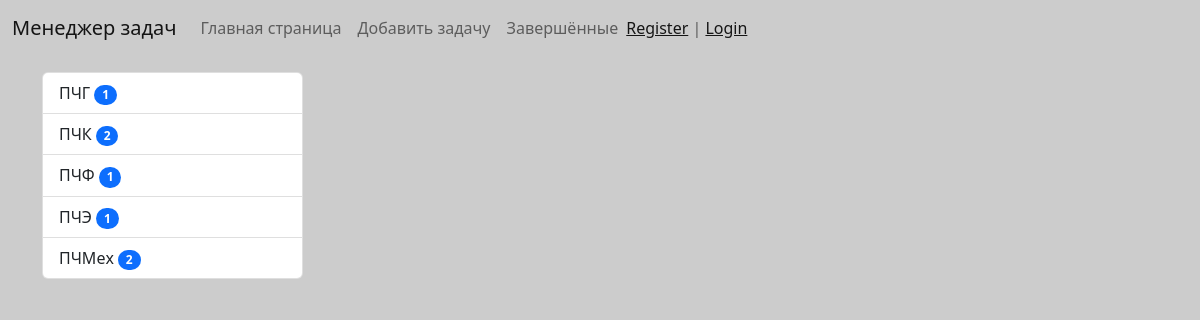
Page /executor/7/ on the earlier database version.
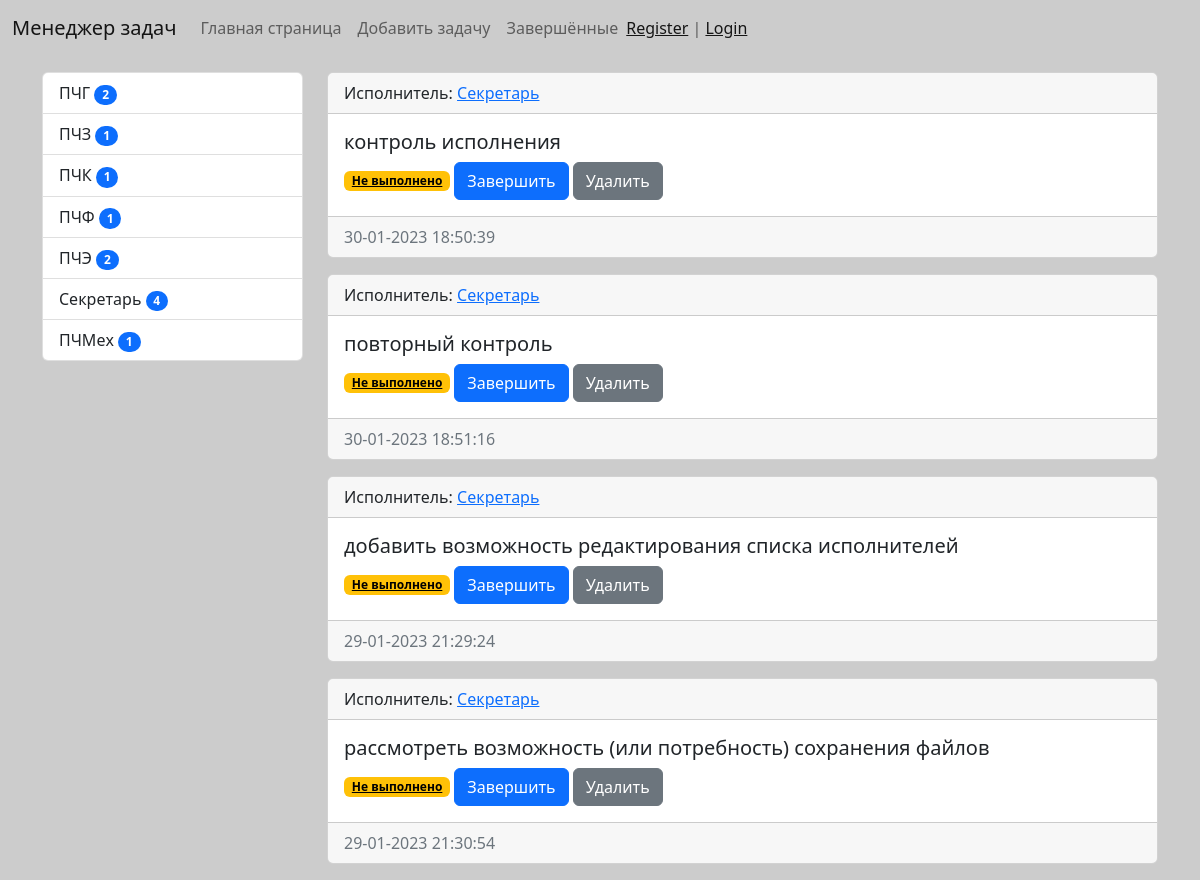
Same page on the later database version.
### secretary/models.py (models this page shows, shortened)
class Executor(models.Model):
    title = models.CharField(max_length=50, db_index=True, verbose_name='Исполнитель')
    def get_absolute_url(self):
        return reverse('executor', kwargs={'executor_id': self.pk})
    def __str__(self):
        return self.title
    class Meta:
        verbose_name = 'Исполнитель'
        verbose_name_plural = 'Исполнители'
        ordering = ['title']

class ToDo(models.Model):
    title = models.CharField('Задача', max_length=500)
    created_at = models.DateTimeField('Выдана', auto_now=True)
    executor = models.ForeignKey('Executor', on_delete=models.PROTECT, verbose_name='Исполнитель')
    period_of_execution = models.DateField('Срок(дата) исполнения')
    is_complete = models.BooleanField('Исполнено', default=False)
    class Meta:
        verbose_name = 'Задача'
        verbose_name_plural = 'Задачи'
        ordering = ['period_of_execution']

### secretary/views.py (the view)
# urls.py: path('executor/<int:executor_id>/', TodoExecutor.as_view(), name='executor'),
class TodoExecutor(ListView):
    model = ToDo
    template_name = 'secretary/home_todo_list/html'
    context_object_name = 'todo'
    def get_context_data(self, *, object_list=None, **kwargs):
        context = super().get_context_data(**kwargs)
        context['title'] = Executor.objects.get(pk=self.kwargs['executor_id'])
        return context
    def get_queryset(self):
        return ToDo.objects.filter(executor_id=self.kwargs['executor_id'], is_complete=False).select_related('executor')

### secretary/templatetags/secretary_tags.py (called while the page is built)
@register.inclusion_tag('secretary/list_executors.html')
def show_executors():
    executors = Executor.objects.annotate(cnt=Count('todo')).filter(cnt__gt=0)
    return {'executors': executors}

### secretary/templates/secretary/todo_list.html (shortened to what this page needs)
{% extends 'base.html' %}
{% block sidebar %}
{% include 'inc/_sidebar.html' %}
{% endblock %}
{% block content %}
            {% for item in object_list %}
            <div class="card mb-3">
                <div class="card-header">
                    Исполнитель: <a href="{{ item.get_absolute_url }}">{{ item.executor }}</a>
                </div>
                <div class="card-body">
                    <h5 class="card-title">{{ item.title }}</h5>
                    {% if item.is_complete == False %}
                    <a class="badge text-bg-warning">Не выполнено</a>
                    <a href="{{ item.update_url }}" class="btn btn-primary">Завершить</a>
                    {% else %}
                    <a class="badge text-bg-success">Завершено</a>
                    <a href="{{ item.update_url }}" class="btn btn-primary">Начать</a>
                    {% endif %}
                    <a href="{{ item.delete_url }}" class="btn btn-secondary">Удалить</a>
                </div>
                <div class="card-footer text-muted">
                    {{ item.created_at|date:"d-m-Y H:i:s" }}
                </div>
            </div>
            {% endfor %}
        </div>
{% endblock %}

### secretary/templates/secretary/list_executors.html
<div class="list-group">
    {% for item in executors %}
    <a href="{{ item.get_absolute_url }}" class="list-group-item list-group-item-action">{{ item.title }}
    <span class="badge bg-primary rounded-pill">{{item.cnt}}</span>
    </a>
    {% endfor %}
</div>

Differences in the rows shown:
computed for Executor "ПЧГ": cnt "1" → "2"
now on this page (row unchanged): Executor: title "ПЧЗ", cnt "1"
computed for Executor "ПЧК": cnt "2" → "1"
computed for Executor "ПЧЭ": cnt "1" → "2"
now on this page (row unchanged): Executor: title "Секретарь", cnt "4"
computed for Executor "ПЧМех": cnt "2" → "1"
added ToDo: executor "Секретарь", title "контроль исполнения", created_at "30-01-2023 18:50:39"
added ToDo: executor "Секретарь", title "повторный контроль", created_at "30-01-2023 18:51:16"
added ToDo: executor "Секретарь", title "добавить возможность редактирования списка исполнителей", created_at "29-01-2023 21:29:24"
added ToDo: executor "Секретарь", title "рассмотреть возможность (или потребность) сохранения файлов", created_at "29-01-2023 21:30:54"
